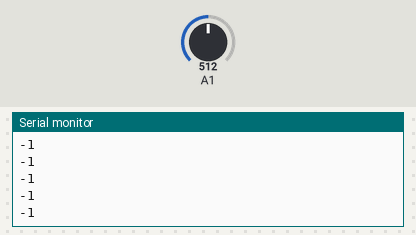
Recording of a sketch running on a simulated Arduino Uno, built with avr-gcc and run on an emulated ATmega328P. On the bench: the last lines printed to the serial monitor. Inputs (shaded band) come from the test bench; at power-on: A1 = 512.

Above: at 1.2 s.
1.3 s: A1 set to 0
At 2.0 s:
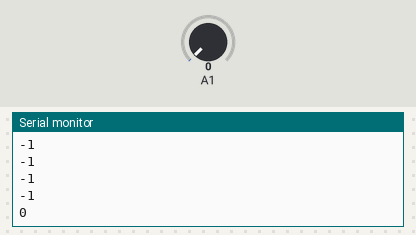
2.8 s: A1 set to 122
At 3.02 s:
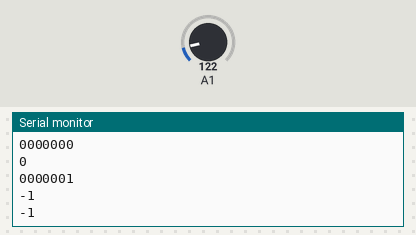
Timing chart, 0 to 5.8 s (numbered marks = the images above; inputs shaded):
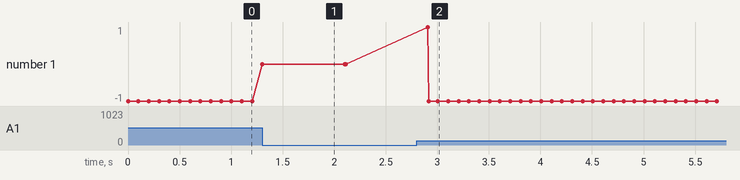

The sketch:

hatten2_receiver.ino
```cpp
//受信用 便番号 -> A1
int dly = 100;
int stat;
int data_length = 7;
int base = 3;
int data[7];
int thresholds[4] = {0, 90, 160, 220};
int offset = 80;


void setup() {
  Serial.begin(9600);

  double step = 120 / base;
  /*
  for (int i = 0; i < base+1; i++) {
    thresholds[i] = (int)(offset + step * i);
  }*/

}

void loop() {
  int rawValue = analogRead(1);
  stat = rawValue < thresholds[1] ? 0 : -1; //スタートビットが0か判別できればいい
  Serial.println(stat);

  delay(dly);
//  Serial.println(rawValue);
  if (stat == 0) {
    for (int i = 0; i < data_length; i++) {
      rawValue = analogRead(1);

      for (int j = 0; j < base; j++) {
        if (thresholds[j] < rawValue && rawValue < thresholds[j+1]){
          data[i] = j;
          break;
        }
      }
      delay(dly);
    }
    for (int i = 0; i < data_length; i++) {
      Serial.print(data[i]);
    }
    Serial.println();
  }

}
```

Measured:
- after the input at 1.3 s, the serial monitor: prints a new line at once (image 1)
- after the input at 2.8 s, the serial monitor: prints a new line after 0.11 s (image 2)
- plotted number 1: -1 → 0 after the input at 1.3 s
